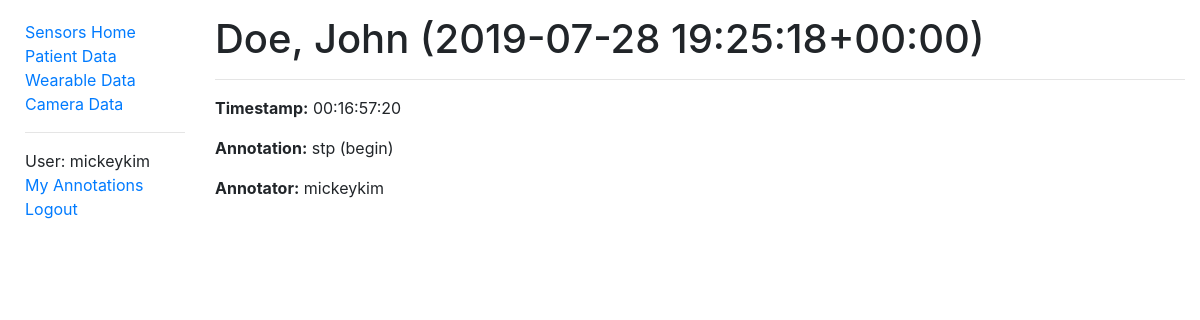
/sensors/wearabledata/ace0eb2e-67a2-4d2a-bbf5-4a54147f4979/3 (signed in), run on an earlier commit of the app's database.
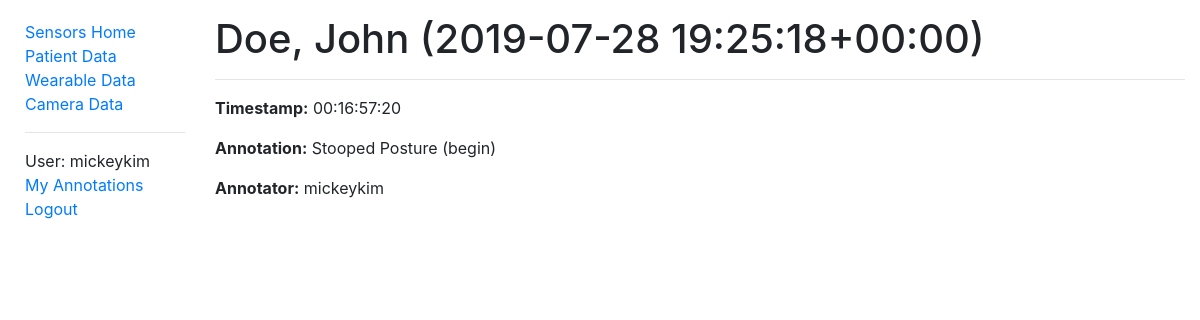
And on a later commit of the database.
### sensors/models.py (models this page shows, shortened)
class WearableAnnotation(models.Model):
    id = models.AutoField(primary_key=True)
    wearable = models.ForeignKey('WearableData', on_delete=models.CASCADE, null=True)
    timestamp = models.CharField(max_length=11, help_text='hh:mm:ss:ff')
    annotator = models.ForeignKey(User, on_delete=models.SET_NULL, null=True)
    annotation = models.CharField(
        max_length=3,
        choices=ANNOTATION,
        default='oth',
        help_text='PD Symptom',
    )
    status = models.CharField(max_length=1, choices=ANNOTATION_STATUS, default=BEGIN, help_text='Begin (+) or End (-)')
    note = models.CharField(max_length=500, help_text='Note regarding annotation', null=True, blank=True)
    class Meta:
        ordering = ['timestamp']

class WearableData(models.Model):
    id = models.UUIDField(primary_key=True, default=uuid.uuid4, help_text='Unique ID for this wearable data')
    patient = models.ForeignKey('PatientData', on_delete=models.CASCADE, null=True)
    filename = models.FileField(upload_to='wearable/')
    time = models.DateTimeField()
    note = models.CharField(max_length=500, help_text='Note regarding wearable')
    class Meta:
        ordering = ['patient', '-time']
    def __str__(self):
        return f'{self.patient} ({self.time})'

class PatientData(models.Model):
    id = models.AutoField(primary_key=True)
    first_name = models.CharField(max_length=50, help_text='Patient first name')
    last_name = models.CharField(max_length=50, help_text='Patient last name')
    date_of_birth = models.DateField()
    notes = models.CharField(max_length=500, help_text='Notes regarding patient')
    class Meta:
        ordering = ['last_name']
    def __str__(self):
        return f'{self.last_name}, {self.first_name}'

### sensors/views.py (the view)
# urls.py: re_path(r'^wearabledata/(?P<uuid>[\w-]+)/(?P<pk>\d+)$', views.WearableAnnotationDetailView.as_view(), name='wearableannotation-detail'),
class WearableAnnotationDetailView(LoginRequiredMixin, generic.DetailView):
    model = WearableAnnotation

### sensors/context_processors.py (called while the page is built)
def extra_context(request):
    return {'media_url': settings.MEDIA_URL}

### sensors/templates/sensors/wearableannotation_detail.html (shortened to what this page needs)
{% extends "base.html" %}
{% block content %}
  <h1>{{ wearableannotation.wearable }}</h1>
  <hr>
  <p><strong>Timestamp:</strong> {{ wearableannotation.timestamp }}</p>
  <p><strong>Annotation:</strong> {{ wearableannotation.get_annotation_display }}
    {% if wearableannotation.get_status_display == '+' %} (begin)
    {% elif wearableannotation.get_status_display == '-' %} (end)
    {% endif %}
  </p>
  <p><strong>Annotator:</strong> {{ wearableannotation.annotator }}</p>
{% endblock %}

What changed in the data, as far as the page shows it:
changed WearableAnnotation "mickeykim": annotation "stp" → "Stooped Posture"
